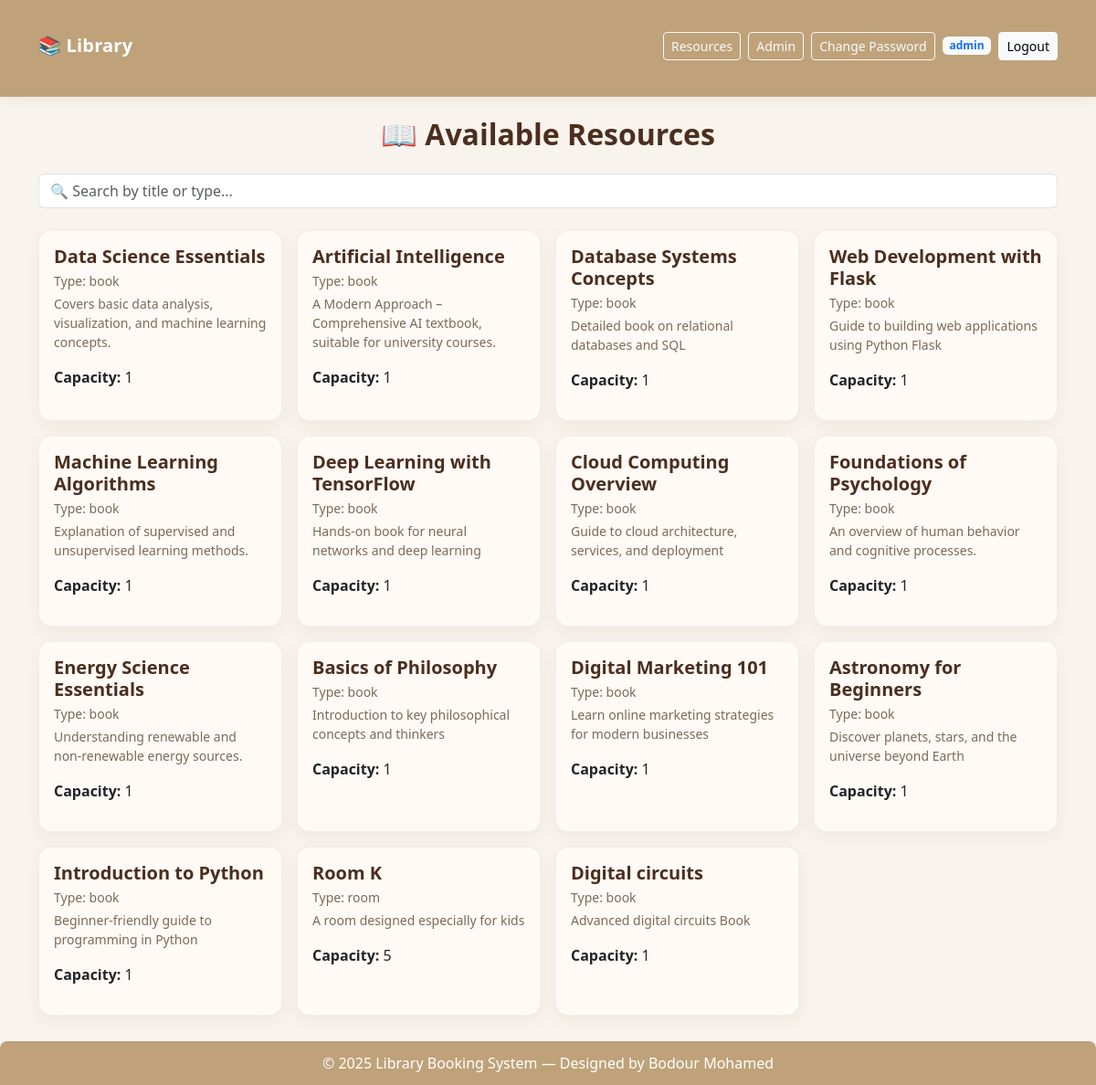
Page /resources (signed in) on the committed database.
### models.py (models this page shows, shortened)
class User(db.Model):
    id = db.Column(db.Integer, primary_key=True)
    username = db.Column(db.String(50), unique=True, nullable=False)
    email = db.Column(db.String(120), unique=True, nullable=False)
    password_hash = db.Column(db.String(128), nullable=False)
    is_admin = db.Column(db.Boolean, default=False)

class Resource(db.Model):
    id = db.Column(db.Integer, primary_key=True)
    title = db.Column(db.String(100), nullable=False)
    type = db.Column(db.String(50), nullable=False)
    description = db.Column(db.Text)
    capacity = db.Column(db.Integer, default=1)

### app.py (the view)
@app.route("/resources")
@login_required
def resources_page():
    user_id = session.get("user_id")
    if not user_id:
        return redirect(url_for("login"))
    current_user = User.query.get(user_id)
    resources = Resource.query.all()
    my_bookings = Booking.query.filter_by(user_id=user_id).all()
    booked_resource_ids = [b.resource_id for b in my_bookings]
    return render_template(
        "resources.html",
        resources=resources,
        my_bookings=my_bookings,
        booked_resource_ids=booked_resource_ids,
        current_is_admin=current_user.is_admin,
        all_bookings=Booking.query.all()
    )

### app.py (called while the page is built)
def login_required(f):
    @wraps(f)
    def decorated(*args, **kwargs):
        if 'user_id' not in session:
            flash('⚠️ Please log in first.', 'warning')
            return redirect(url_for('login'))
        return f(*args, **kwargs)
    return decorated

@app.context_processor
def inject_session_user():
    uid = session.get('user_id')
    recommended = []
    if uid:
        u = User.query.get(uid)
        if u:
            past_bookings = Booking.query.filter_by(user_id=uid).all()
            booked_ids = [b.resource_id for b in past_bookings]
            types = {b.resource.type for b in past_bookings if b.resource}
            if types:
                recommended = Resource.query.filter(
                    Resource.type.in_(types),
                    ~Resource.id.in_(booked_ids)
                ).limit(5).all()
            return dict(
                logged_in=True,
                current_username=u.username,
                current_is_admin=u.is_admin,
                recommended_resources=recommended
            )
    return dict(logged_in=False, current_username=None, current_is_admin=False, recommended_resources=[])

### templates/resources.html (shortened to what this page needs)
{% extends "base.html" %} {% block title %}Resources{% endblock %} {% block
content %}
<h2 class="text-center mb-4">📖 Available Resources</h2>
<div class="mb-4">
  <input
    id="searchBox"
    class="form-control"
    placeholder="🔍 Search by title or type..."
    onkeyup="filterCards()"
  />
</div>
<div class="row g-3" id="resourcesContainer">
  {% for r in resources %} {% set booked = r.id in booked_resource_ids %}
  <div class="col-12 col-sm-6 col-md-4 col-lg-3 resource-card">
    <div class="card p-3 h-100 d-flex flex-column">
      <div>
        <h5 class="mb-1">{{ r.title }}</h5>
        <p class="small text-muted mb-1">Type: {{ r.type }}</p>
        <p class="small text-muted">
          {{ r.description[:110] }}
        </p>
        <p class="mt-2"><strong>Capacity:</strong> {{ r.capacity }}</p>
      </div>
    </div>
  </div>
  {% endfor %}
</div>
{% endblock %}

### templates/base.html (shortened to what this page needs)
<!DOCTYPE html>
<html lang="en">
  <head>
    <link
      href="https://cdn.jsdelivr.net/npm/bootstrap@5.3.3/dist/css/bootstrap.min.css"
      rel="stylesheet"
    />
  </head>
  <body>
    <nav class="navbar navbar-expand-lg navbar-dark">
      <div class="container">
        <a class="navbar-brand" href="{{ url_for('home') }}">📚 Library</a>
        <div class="d-flex align-items-center">
          {% if logged_in %}
          <a
            class="btn btn-outline-light btn-sm me-2"
            href="{{ url_for('resources_page') }}"
            >Resources</a
          >
          {% if current_is_admin %}
          <a
            class="btn btn-outline-light btn-sm me-2"
            href="{{ url_for('admin_panel') }}"
            >Admin</a
          >
          {% endif %}
          <a
            class="btn btn-outline-light btn-sm me-2"
            href="{{ url_for('change_password') }}"
            >Change Password</a
          >
          <span class="badge bg-light text-primary me-2"
            >{{ current_username }}</span
          >
          <a class="btn btn-light btn-sm" href="{{ url_for('logout') }}"
            >Logout</a
          >
          {% else %}
          <a class="btn btn-light btn-sm" href="{{ url_for('login') }}"
            >Login</a
          >
          {% endif %}
        </div>
      </div>
    </nav>
    <div class="container">
       {% block content %}{% endblock %}
    </div>
    <footer>
      © {{ current_year or "2025" }} Library Booking System — Designed by Bodour
      Mohamed
    </footer>
  </body>
</html>

### templates/base.html (style rules this page uses)
:root { --bg: #f8f3ec; --card: #fffaf5; --accent: #bfa27a; --text: #4b2e1f; --muted: #7b6a5a; }
body { background-color: var(--bg); color: var(--text); font-family: "Georgia", "Segoe UI", Tahoma, serif; -webkit-font-smoothing: antialiased; -moz-osx-font-smoothing: grayscale; }
.navbar { background-color: var(--accent) !important; box-shadow: 0 3px 12px rgba(75, 46, 31, 0.07); }
.navbar .navbar-brand { color: #fff !important; font-weight: 700; letter-spacing: 0.2px; }
.card { background: var(--card); border: 1px solid rgba(75, 46, 31, 0.06); border-radius: 14px; box-shadow: 0 6px 18px rgba(75, 46, 31, 0.06); }
.text-muted { color: var(--muted) !important; }
h1, h2, h3, h4, h5 { color: var(--text); font-weight: 700; }
.container { margin-top: 22px; margin-bottom: 28px; }
footer { background: var(--accent); color: #fff; padding: 12px 0; text-align: center; margin-top: 28px; border-top-left-radius: 8px; border-top-right-radius: 8px; }

### rows in the picture
User: username "admin"
Resource: title "Data Science Essentials", type "book", description "Covers basic data analysis, visualization, and machine learning concepts.", capacity "1"
Resource: title "Artificial Intelligence", type "book", description "A Modern Approach – Comprehensive AI textbook, suitable for university courses.", capacity "1"
Resource: title "Database Systems Concepts", type "book", description "Detailed book on relational databases and SQL", capacity "1"
Resource: title "Web Development with Flask", type "book", description "Guide to building web applications using Python Flask", capacity "1"
Resource: title "Machine Learning Algorithms", type "book", description "Explanation of supervised and unsupervised learning methods.", capacity "1"
Resource: title "Deep Learning with TensorFlow", type "book", description "Hands-on book for neural networks and deep learning", capacity "1"
Resource: title "Cloud Computing Overview", type "book", description "Guide to cloud architecture, services, and deployment", capacity "1"
Resource: title "Foundations of Psychology", type "book", description "An overview of human behavior and cognitive processes.", capacity "1"
Resource: title "Energy Science Essentials", type "book", description "Understanding renewable and non-renewable energy sources.", capacity "1"
Resource: title "Basics of Philosophy", type "book", description "Introduction to key philosophical concepts and thinkers", capacity "1"
Resource: title "Digital Marketing 101", type "book", description "Learn online marketing strategies for modern businesses", capacity "1"
Resource: title "Astronomy for Beginners", type "book", description "Discover planets, stars, and the universe beyond Earth", capacity "1"
Resource: title "Introduction to Python", type "book", description "Beginner-friendly guide to programming in Python", capacity "1"
Resource: title "Room K", type "room", description "A room designed especially for kids", capacity "5"
Resource: title "Digital circuits", type "book", description "Advanced digital circuits Book", capacity "1"

### other values in the picture
{{ current_year or "2025" }} "2025"
